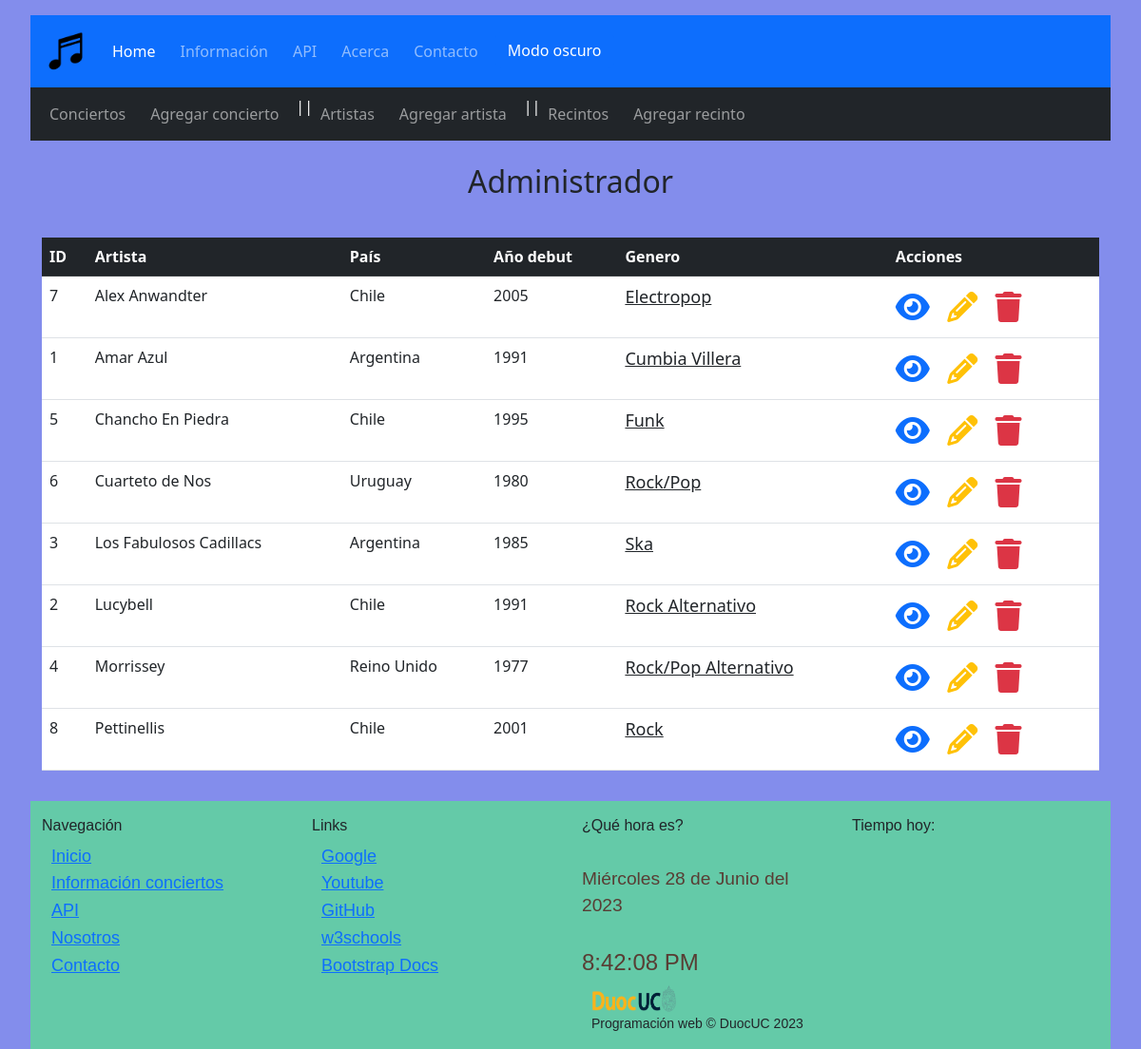
The page /crud/artistas/ on the database as committed earlier.
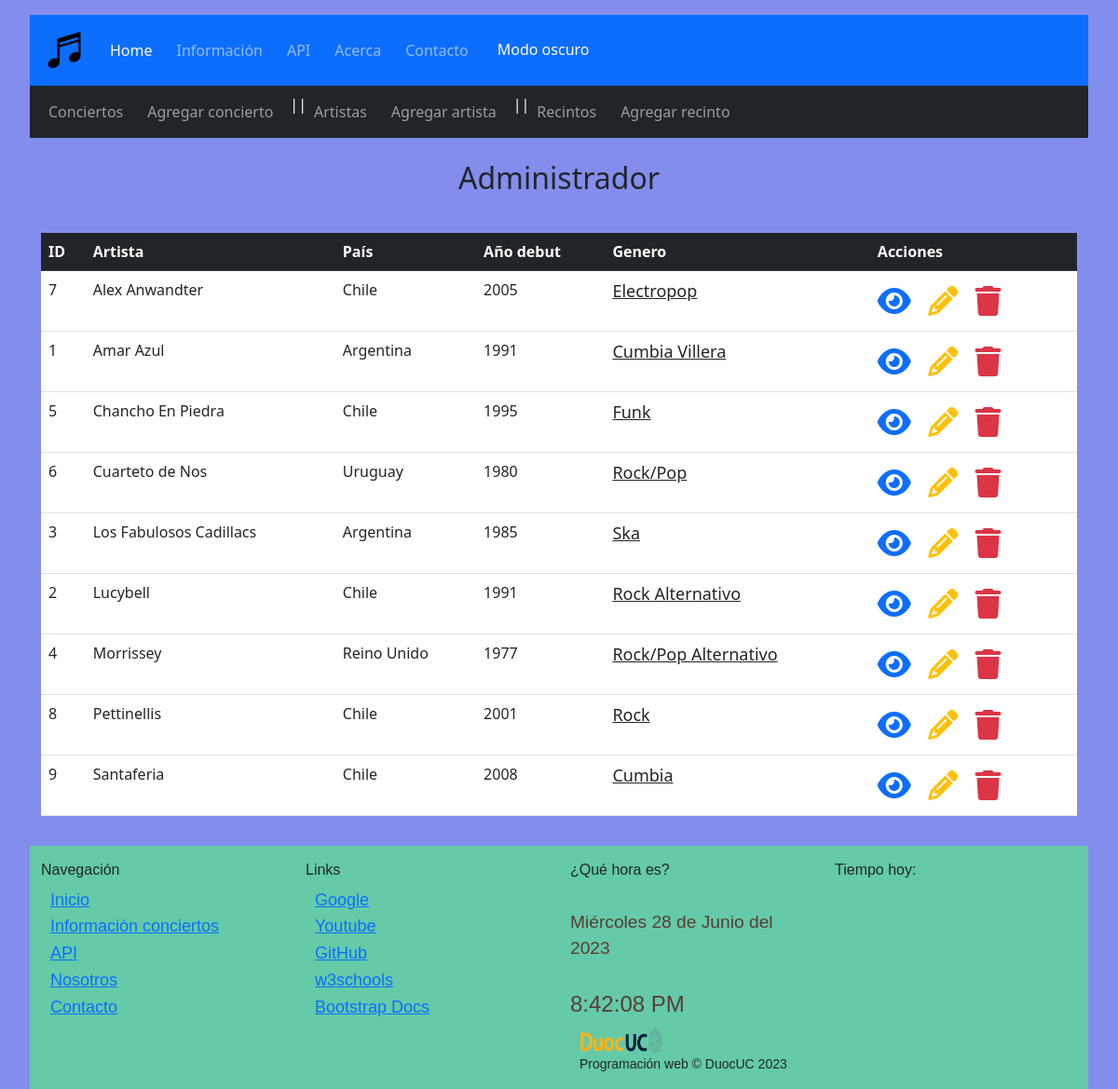
The same page on the database as committed later.
### crud/models.py (models this page shows, shortened)
class Artista(models.Model):
    idArtista = models.AutoField(primary_key=True, verbose_name='idArtista')
    nomArtista = models.CharField(verbose_name='Artista', max_length=50)
    pais = models.CharField(verbose_name='País', max_length=50)
    anio = models.CharField(verbose_name='Año de formación', max_length=4)
    genero = models.CharField(verbose_name='Género', max_length=70, null=True)
    playlist = models.URLField(verbose_name='Playlist', max_length=500, null=True, blank=True)
    class Meta:
        verbose_name = 'Artista'
        verbose_name_plural = 'Artistas'
        ordering = ['nomArtista', 'genero']

### crud/views.py (the view)
# urls.py: path('artistas/', lista_artistas, name='artistas'),
def lista_artistas(request):
    context = {'artistas': Artista.objects.all()}
    return render(request,'crud/artistas.html',context)

### crud/templates/crud/artistas.html (shortened to what this page needs)
{% extends 'crud/base.html' %}
{% load static %}
{% block first_content %}
<div class="container my-2 py-3 text-dark text-center rounded">
    <h2>Administrador</h2>
</div>
{% endblock %}
{% block second_content %}
<div class="container-fluid my-2">
    <div class="table-responsive">
        <table class="table">
            <thead class="table-dark">
                <tr>
                    <th>ID</th>
                    <th>Artista</th>
                    <th>País</th>
                    <th>Año debut</th>
                    <th>Genero</th>
                    <th>Acciones</th>
                </tr>
            </thead>
            <tbody>
                {% for a in artistas %}
                <tr>
                    <td>{{a.idArtista}}</td>
                    <td>{{a.nomArtista}}</td>
                    <td>{{a.pais}}</td>
                    <td>{{a.anio}}</td>
                    <td><a class=" text-dark" href="artistas/genero/{{a.genero}}">{{a.genero}}</td>
                     <td>
                        <a class="text-decoration-none" href="{% url 'artistas-info' artista_id=a.idArtista %}">
                            <span class="text-primary fs-2">
                                <i class="fa-solid fa-eye"></i>
                            </span>
                        </a>
                        <a class="text-decoration-none" href="{% url 'artistas-editar' artista_id=a.idArtista %}">
                            <span class="text-warning fs-2">
                                <i class="fa-solid fa-pencil"></i>
                            </span>
                        </a>
                        <a class="text-decoration-none" href="{% url 'artistas-borrar' artista_id=a.idArtista %}">
                            <span class="text-danger fs-2">
                                <i class="fa-solid fa-trash"></i>
                            </span>
                        </a>
                    </td>
                </tr>
                {% endfor %}
            </tbody>
        </table>
    </div>
</div>
{% endblock %}

Rows that differ between the two databases and show on the page:
added Artista: idArtista "9", nomArtista "Santaferia", pais "Chile", anio "2008", genero "Cumbia"
